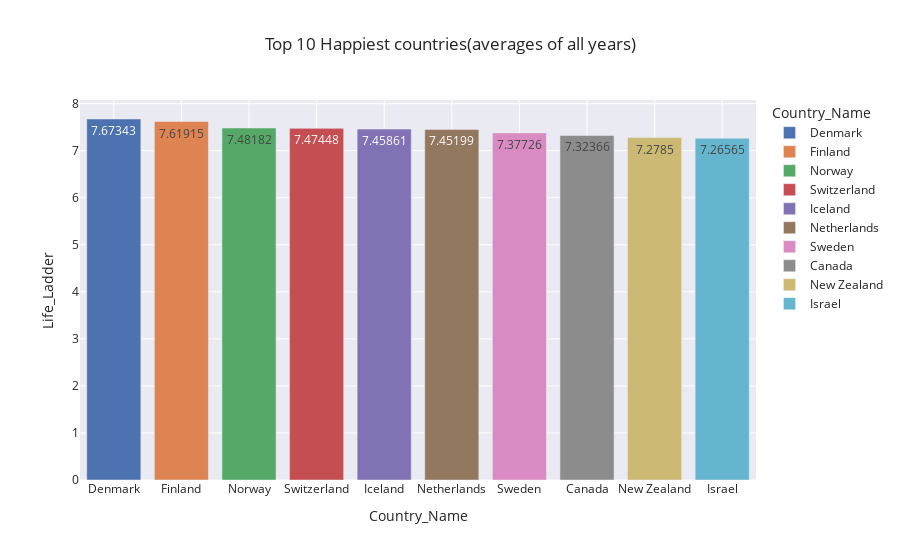

The code cell stored with this chart in its notebook:
### Code cell
df_Happy=pd.DataFrame(World_happiness.set_index("Country_Name").groupby("Country_Name")["Life_Ladder"].agg("mean").round(5).sort_values(ascending=False).head(10))
fig = px.bar(df_Happy, x = df_Happy.index, y = 'Life_Ladder',
            title = 'Top 10 Happiest countries(averages of all years)', template = 'seaborn', color= df_Happy.index ,text = 'Life_Ladder')
fig.show()

### Figure 1 — Plotly figure (JSON) as saved in the notebook; plotly's stock layout.template omitted (floating-point values rounded to 4 significant figures)
{"data": [{"alignmentgroup": "True", "hovertemplate": "Country_Name=%{x}<br>Life_Ladder=%{text}<extra></extra>", "legendgroup": "Denmark", "marker": {"color": "rgb(76,114,176)", "pattern": {"shape": ""}}, "name": "Denmark", "offsetgroup": "Denmark", "orientation": "v", "showlegend": true, "text": [7.673], "textposition": "auto", "type": "bar", "x": ["Denmark"], "xaxis": "x", "y": [7.673], "yaxis": "y"}, {"alignmentgroup": "True", "hovertemplate": "Country_Name=%{x}<br>Life_Ladder=%{text}<extra></extra>", "legendgroup": "Finland", "marker": {"color": "rgb(221,132,82)", "pattern": {"shape": ""}}, "name": "Finland", "offsetgroup": "Finland", "orientation": "v", "showlegend": true, "text": [7.619], "textposition": "auto", "type": "bar", "x": ["Finland"], "xaxis": "x", "y": [7.619], "yaxis": "y"}, {"alignmentgroup": "True", "hovertemplate": "Country_Name=%{x}<br>Life_Ladder=%{text}<extra></extra>", "legendgroup": "Norway", "marker": {"color": "rgb(85,168,104)", "pattern": {"shape": ""}}, "name": "Norway", "offsetgroup": "Norway", "orientation": "v", "showlegend": true, "text": [7.482], "textposition": "auto", "type": "bar", "x": ["Norway"], "xaxis": "x", "y": [7.482], "yaxis": "y"}, {"alignmentgroup": "True", "hovertemplate": "Country_Name=%{x}<br>Life_Ladder=%{text}<extra></extra>", "legendgroup": "Switzerland", "marker": {"color": "rgb(196,78,82)", "pattern": {"shape": ""}}, "name": "Switzerland", "offsetgroup": "Switzerland", "orientation": "v", "showlegend": true, "text": [7.474], "textposition": "auto", "type": "bar", "x": ["Switzerland"], "xaxis": "x", "y": [7.474], "yaxis": "y"}, {"alignmentgroup": "True", "hovertemplate": "Country_Name=%{x}<br>Life_Ladder=%{text}<extra></extra>", "legendgroup": "Iceland", "marker": {"color": "rgb(129,114,179)", "pattern": {"shape": ""}}, "name": "Iceland", "offsetgroup": "Iceland", "orientation": "v", "showlegend": true, "text": [7.459], "textposition": "auto", "type": "bar", "x": ["Iceland"], "xaxis": "x", "y": [7.459], "yaxis": "y"}, {"alignmentgroup": "True", "hovertemplate": "Country_Name=%{x}<br>Life_Ladder=%{text}<extra></extra>", "legendgroup": "Netherlands", "marker": {"color": "rgb(147,120,96)", "pattern": {"shape": ""}}, "name": "Netherlands", "offsetgroup": "Netherlands", "orientation": "v", "showlegend": true, "text": [7.452], "textposition": "auto", "type": "bar", "x": ["Netherlands"], "xaxis": "x", "y": [7.452], "yaxis": "y"}, {"alignmentgroup": "True", "hovertemplate": "Country_Name=%{x}<br>Life_Ladder=%{text}<extra></extra>", "legendgroup": "Sweden", "marker": {"color": "rgb(218,139,195)", "pattern": {"shape": ""}}, "name": "Sweden", "offsetgroup": "Sweden", "orientation": "v", "showlegend": true, "text": [7.377], "textposition": "auto", "type": "bar", "x": ["Sweden"], "xaxis": "x", "y": [7.377], "yaxis": "y"}, {"alignmentgroup": "True", "hovertemplate": "Country_Name=%{x}<br>Life_Ladder=%{text}<extra></extra>", "legendgroup": "Canada", "marker": {"color": "rgb(140,140,140)", "pattern": {"shape": ""}}, "name": "Canada", "offsetgroup": "Canada", "orientation": "v", "showlegend": true, "text": [7.324], "textposition": "auto", "type": "bar", "x": ["Canada"], "xaxis": "x", "y": [7.324], "yaxis": "y"}, {"alignmentgroup": "True", "hovertemplate": "Country_Name=%{x}<br>Life_Ladder=%{text}<extra></extra>", "legendgroup": "New Zealand", "marker": {"color": "rgb(204,185,116)", "pattern": {"shape": ""}}, "name": "New Zealand", "offsetgroup": "New Zealand", "orientation": "v", "showlegend": true, "text": [7.279], "textposition": "auto", "type": "bar", "x": ["New Zealand"], "xaxis": "x", "y": [7.279], "yaxis": "y"}, {"alignmentgroup": "True", "hovertemplate": "Country_Name=%{x}<br>Life_Ladder=%{text}<extra></extra>", "legendgroup": "Israel", "marker": {"color": "rgb(100,181,205)", "pattern": {"shape": ""}}, "name": "Israel", "offsetgroup": "Israel", "orientation": "v", "showlegend": true, "text": [7.266], "textposition": "auto", "type": "bar", "x": ["Israel"], "xaxis": "x", "y": [7.266], "yaxis": "y"}], "layout": {"barmode": "relative", "legend": {"title": {"text": "Country_Name"}, "tracegroupgap": 0}, "title": {"text": "Top 10 Happiest countries(averages of all years)"}, "xaxis": {"anchor": "y", "categoryarray": ["Denmark", "Finland", "Norway", "Switzerland", "Iceland", "Netherlands", "Sweden", "Canada", "New Zealand", "Israel"], "categoryorder": "array", "domain": [0, 1], "title": {"text": "Country_Name"}}, "yaxis": {"anchor": "x", "domain": [0, 1], "title": {"text": "Life_Ladder"}}}}
